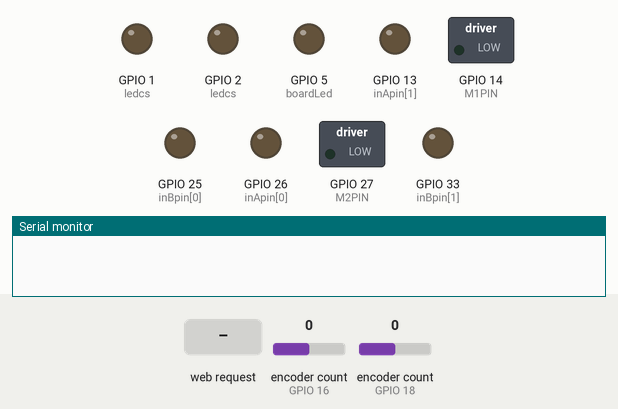
Recording of a sketch running on a simulated ESP32. Shown: switched loads named in the sketch (green lamp = pin HIGH), output pins drawn as LEDs (lit = HIGH), the last lines printed to the serial monitor. The test bench sets the inputs (shaded band); at power-on: encoder count (sensors on GPIO 16, GPIO 18) 0. WiFi joins after 1.5 s; servers stay silent unless stated.

Above: at 0.6 s.
At 3.7 s:
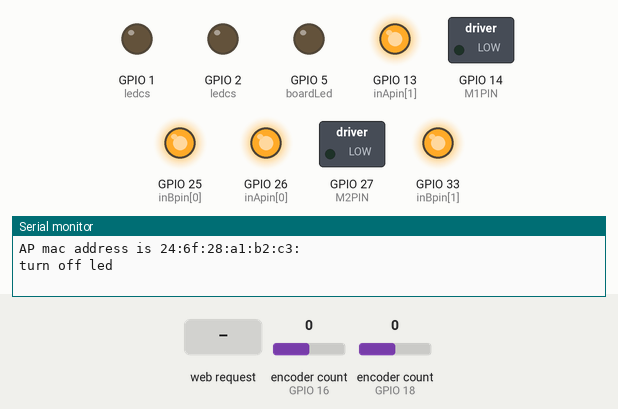
3.8 s: HTTP request GET /up received
5.3 s: HTTP request GET /down received
6.8 s: HTTP request GET /stop received
Timing chart, 0 to 9.8 s (numbered marks = the images above; inputs shaded):
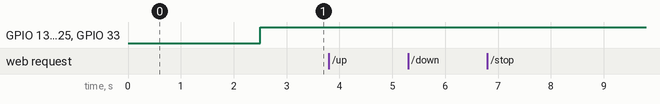

The sketch:

wifi_full_test.ino
```cpp
// needed for hacked encoder library
#define ESP32 1

#include <Encoder.h>

#include <string.h>
#include <stddef.h>


#include  <WiFi.h>

const char* WIFI_SSID = "ESP32";
WiFiServer* server = new WiFiServer(80);
boolean isAP = false;

// not sure whether last byte of MAC is C or D - conflicting reports, internal ESP32 compiled lib wrappers
// report D during startup, but my code below reports C
byte mac[] = {
  0x24, 0x0A, 0xC4, 0x04, 0xBB, 0xDC
};
//IPAddress ip(192, 168, 4, 177);


// pins on the Sparkfun ESP32 used for PWM
#define M1PIN 14
#define M2PIN 27

#define M1CHANNEL 1
#define M2CHANNEL 2

#define CLOCKWISE 1
#define ANTICLOCKWISE 2

#define LEFT_MOTOR 0
#define RIGHT_MOTOR 1

#define SYNC_THRESHOLD 10
#define SYNC_DIFF_LIMIT 200

#define PWM_MAX 255

int inApin[2] = {26, 13};  // INA: Clockwise input
int inBpin[2] = {25, 33}; // INB: Counter-clockwise input
int ledcs[2] = {M1CHANNEL, M2CHANNEL}; // PWM input

int boardLed = 5;

Encoder leftMotor(16, 17);
Encoder rightMotor(18, 23);

void startWifiAP(){

  WiFi.mode(WIFI_AP);
  WiFi.softAP(WIFI_SSID);

  delay(2000);
  uint8_t MAC_array[6];
  char MAC_char[18];
  WiFi.macAddress(MAC_array);
  for (int i = 0; i < sizeof(MAC_array); ++i){
    sprintf(MAC_char,"%s%02x:",MAC_char,MAC_array[i]);
  }

  // note MAC address last digit changes after we switch from default station mode to AP mode.
  Serial.printf("\nAP mac address is %s\n", MAC_char); //- See more at: http://www.esp8266.com/viewtopic.php?f=29&t=3587#sthash.IXbCrpCP.dpuf

  // seems the default AP IP is 192.168.4.1?? - although, dont need that, client phone can determine AP IP
  server->begin();
  isAP = true;
}

void setupMotors(){
  // assign pwm pins to ledc channels
  ledcAttachPin(M1PIN, M1CHANNEL);
  ledcAttachPin(M2PIN, M2CHANNEL);

  // intialise the ledc channels
  ledcSetup(M1CHANNEL, 500, 8); // 500Hz PWM, 8-bit resolution
  ledcSetup(M2CHANNEL, 500, 8);

  // Initialize digital pins as outputs
  for (int i=0; i<2; i++)
  {
    pinMode(inApin[i], OUTPUT);
    pinMode(inBpin[i], OUTPUT);
   // pinMode(pwmpin[i], OUTPUT);
  }
  // Initialize braked
  for (int i=0; i<2; i++)
  {
    digitalWrite(inApin[i], LOW);
    digitalWrite(inBpin[i], LOW);
    //digitalWrite(pwmpin[i], LOW);
    pinMode(ledcs[i], OUTPUT);
  }
  motorOff(0);
  motorOff(1);
}

void setup(void) {
  Serial.begin(115200);
  delay(500);

  setupMotors();

  // when board starts up, begin as an Access Point (AP) - so that controller clients (phones, tablets) can
  // connect and supply the local wife access details (AP name and password)
  startWifiAP();

  Serial.println("turn off led");
  pinMode(boardLed, OUTPUT);
  digitalWrite(boardLed, LOW);// Turn off on-board blue led

}

boolean motorServer = false;

// take the SSID and password submitted, and log on to the access point.
void handleWifiSetupRequest(String request) {

  int start = request.indexOf('/');
  int middle = request.indexOf('/', start+1);
  int last = request.indexOf('/', middle+1);

  String ssid = request.substring(start+1, middle);
  String password = request.substring(middle+1, last);


  Serial.printf("Connecting to %s with %s\n", ssid.c_str(), password.c_str());

  WiFi.mode(WIFI_STA);
  isAP = false;
  WiFi.begin(ssid.c_str(), password.c_str());


  // confirm connection
  Serial.println("");
  Serial.println("WiFi connected");
  Serial.println("IP address: ");
  Serial.println(WiFi.localIP());

  // start http server on port 61 listening for requests with "stop" "up" and "down" in the url path
  // but first delete the old one on port 80 that we used to get local AP credentials
  delete server;
  server = new WiFiServer(61);
  server->begin();
  motorServer = true;
}

void motorOff(int motor){
  // Initialize braked
  for (int i=0; i<2; i++)
  {
    digitalWrite(inApin[i], LOW);
    digitalWrite(inBpin[i], LOW);
  }
  ledcWrite(ledcs[motor], 0);
   //digitalWrite(pwmpin[motor], LOW);
}

/* motorGo() will set a motor going in a specific direction
 the motor will continue going in that direction, at that speed
 until told to do otherwise.

 motor: this should be either 0 or 1, will selet which of the two
 motors to be controlled

 direct: Should be between 0 and 3, with the following result
 0: Brake to VCC
 1: Clockwise
 2: CounterClockwise
 3: Brake to GND

 pwm: should be a value between ? and 255(6?), higher the number, the faster
 it'll go
 */
void motorGo(uint8_t motor, uint8_t direct, uint8_t pwm){
  if (motor <= 1){
    if (direct <=4){
      // Set inA[motor]
      if (direct <=1)
        digitalWrite(inApin[motor], HIGH);
      else
        digitalWrite(inApin[motor], LOW);

      // Set inB[motor]
      if ((direct==0)||(direct==2))
        digitalWrite(inBpin[motor], HIGH);
      else
        digitalWrite(inBpin[motor], LOW);

      ledcWrite(ledcs[motor], pwm);
    }
  }
}

long positionLeft  = -999;
long positionRight = -999;

int motorDirection = 0; // stop
int motorSpeed = 0; // also stop

/**
 * check motors are in or out of synch - reduce the speed of one of them (or stop it) if it's ahead
 * and then run motors at that setting for 10ms before next cycle.
 * This needs to be called from main loop - and all other activities in main loop need to take
 * next to no time once we are in motor driving mode
 */
void motorSyncLogic(){

  motorGo(0, motorDirection, motorSpeed);
  motorGo(1, motorDirection, motorSpeed);

  long newLeft, newRight;
  newLeft = leftMotor.read();
  newRight = rightMotor.read();
  if (newLeft != positionLeft || newRight != positionRight) {
    positionLeft = newLeft;
    positionRight = newRight;
  }

  // note the PJRC library uses clockwise as positive direction; that is, a higher position count
  // tells us that the motor has progressed further clockwise.
  // We need to be sure out motors are wired correctly to match !!
  long difference = abs(abs(positionLeft) - abs(positionRight));

  if (difference > SYNC_THRESHOLD){

    // now, slow the offending motor proportionally - to how far it is out of synch.
    // As a percertage of SYNC_DIFF_LIMIT, where if the encoder readings difference is equal or greater
    // than the limit then the offending motor is told to run at zero duty cycle (pwm)
    if (difference >= SYNC_DIFF_LIMIT) {
      difference = SYNC_DIFF_LIMIT;
    }
    float slowFraction = (float(SYNC_DIFF_LIMIT) - float(difference)) / float(SYNC_DIFF_LIMIT);
    int slowedMotorSpeed = (int) (motorSpeed * slowFraction);

    // clockwise - so the motor with the higher count has gone too far - slow it down
    if(motorDirection == CLOCKWISE){
      if(positionLeft > positionRight){
         motorGo(LEFT_MOTOR, motorDirection, slowedMotorSpeed);
      } else {
         motorGo(RIGHT_MOTOR, motorDirection, slowedMotorSpeed);
      }

    // anticlockwise - so the motor with the lower count has gone too far - slow it down
    } else if (motorDirection == ANTICLOCKWISE){
      if(positionLeft < positionRight){
         motorGo(LEFT_MOTOR, motorDirection, slowedMotorSpeed);
      } else {
         motorGo(RIGHT_MOTOR, motorDirection, slowedMotorSpeed);
      }
    }
  }
  // 10 milliseconds seems like a reasonable amount of time (according to finger in the air) to run the motors before
  // starting a new cycle to check if they are in synch
  delay(10);
}

/**
 *  really want to use websockets, but for now (until esp32 has WS lib) making do with URL paths
 */
void handleMotorCommand(String request) {
  int start = request.indexOf('/');
  int last = request.indexOf('/', start+1);

  String command = request.substring(start+1, last);
  Serial.print("received command ");
  Serial.println(command);

  if(command.equals("up")){
    motorDirection = 1;
    motorSpeed = PWM_MAX;
  } else if (command.equals("down")){
    motorDirection = 2;
    motorSpeed = PWM_MAX;
  } else if (command.equals("stop")){
    motorDirection = 0;
    motorSpeed = 0;
  }
}

/**
 * if we have a client http submission (of local AP access details) -  or if we've already handled those
 * and are now on to motor commands and have received one of those then return true
 */
boolean checkForClientRequest(){
  // Check if a client has connected
  WiFiClient client = server->available();
  if (client) {
    // Read the first line of the request
    String request = client.readStringUntil('\r');
    Serial.print("Request: ");
    Serial.println(request);

    client.flush();

    String httpResponse = "HTTP/1.1 200 OK\r\n";
    String content = "<!DOCTYPE HTML><html></html>\r\n";

    client.printf("HTTP/1.1 200 OK\r\nContent-Type: text/html\r\nContent-Length: %u\r\n\r\n%s",
      content.length(), content.c_str());
    client.flush();

    if(isAP){
      handleWifiSetupRequest(request);

    } else if (motorServer){
      handleMotorCommand(request);

    } else {
      return false;
    }
    return true;
  }
  return false;
}

boolean waitingMessage = true;
/**
 * this is it - the main loop
 */
void loop(void) {
  if(isAP || motorServer){
    motorSyncLogic();
    if(checkForClientRequest()){
    } else {
      long timeModulo = millis() %  5000;
      if ((timeModulo < 20) && waitingMessage){
        if(isAP){
          Serial.println("waiting for client wifi to connect and tell us local AP details");
        } else if(motorServer){
          Serial.println("waiting for motor command");
        }
        waitingMessage = false;
      } else if (timeModulo >= 20) {
        waitingMessage = true;
      }
    }
  }
}
```
